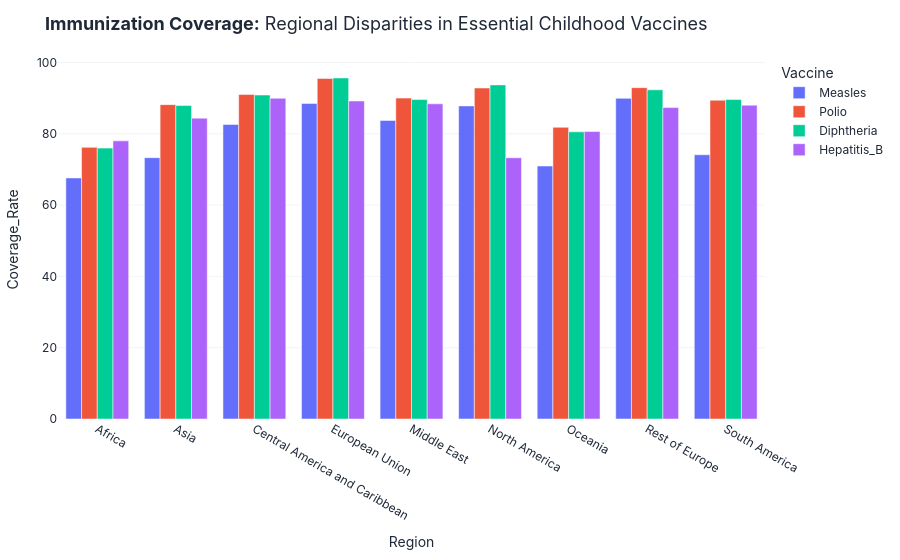

The cell this chart's notebook holds for it:
### Code cell
# Q4: How do Immunization rates (Measles, Polio, Diphtheria, Hep B) impact Adult Mortality across income levels?
imm_df = df.groupby('Region')[['Measles', 'Polio', 'Diphtheria', 'Hepatitis_B']].mean().reset_index()
imm_melted = imm_df.melt(id_vars='Region', var_name='Vaccine', value_name='Coverage_Rate')

fig4 = px.bar(
    imm_melted, x='Region', y='Coverage_Rate', color='Vaccine', barmode='group',
    title="<b>Immunization Coverage:</b> Regional Disparities in Essential Childhood Vaccines"
)
apply_clean_theme(fig4)
fig4.show()

### Figure 1 — Plotly figure (JSON) as saved in the notebook; plotly's stock layout.template omitted (floating-point values rounded to 4 significant figures)
{"data": [{"alignmentgroup": "True", "hovertemplate": "Vaccine=Measles<br>Region=%{x}<br>Coverage_Rate=%{y}<extra></extra>", "legendgroup": "Measles", "marker": {"color": "#636efa", "pattern": {"shape": ""}}, "name": "Measles", "offsetgroup": "Measles", "orientation": "v", "showlegend": true, "textposition": "auto", "type": "bar", "x": ["Africa", "Asia", "Central America and Caribbean", "European Union", "Middle East", "North America", "Oceania", "Rest of Europe", "South America"], "xaxis": "x", "y": [67.62, 73.31, 82.64, 88.53, 83.76, 87.83, 70.97, 89.95, 74.13], "yaxis": "y"}, {"alignmentgroup": "True", "hovertemplate": "Vaccine=Polio<br>Region=%{x}<br>Coverage_Rate=%{y}<extra></extra>", "legendgroup": "Polio", "marker": {"color": "#EF553B", "pattern": {"shape": ""}}, "name": "Polio", "offsetgroup": "Polio", "orientation": "v", "showlegend": true, "textposition": "auto", "type": "bar", "x": ["Africa", "Asia", "Central America and Caribbean", "European Union", "Middle East", "North America", "Oceania", "Rest of Europe", "South America"], "xaxis": "x", "y": [76.21, 88.19, 91.05, 95.53, 90.02, 92.85, 81.83, 92.95, 89.43], "yaxis": "y"}, {"alignmentgroup": "True", "hovertemplate": "Vaccine=Diphtheria<br>Region=%{x}<br>Coverage_Rate=%{y}<extra></extra>", "legendgroup": "Diphtheria", "marker": {"color": "#00cc96", "pattern": {"shape": ""}}, "name": "Diphtheria", "offsetgroup": "Diphtheria", "orientation": "v", "showlegend": true, "textposition": "auto", "type": "bar", "x": ["Africa", "Asia", "Central America and Caribbean", "European Union", "Middle East", "North America", "Oceania", "Rest of Europe", "South America"], "xaxis": "x", "y": [75.99, 87.94, 90.88, 95.68, 89.62, 93.73, 80.56, 92.34, 89.62], "yaxis": "y"}, {"alignmentgroup": "True", "hovertemplate": "Vaccine=Hepatitis_B<br>Region=%{x}<br>Coverage_Rate=%{y}<extra></extra>", "legendgroup": "Hepatitis_B", "marker": {"color": "#ab63fa", "pattern": {"shape": ""}}, "name": "Hepatitis_B", "offsetgroup": "Hepatitis_B", "orientation": "v", "showlegend": true, "textposition": "auto", "type": "bar", "x": ["Africa", "Asia", "Central America and Caribbean", "European Union", "Middle East", "North America", "Oceania", "Rest of Europe", "South America"], "xaxis": "x", "y": [78.03, 84.4, 89.98, 89.21, 88.42, 73.29, 80.66, 87.37, 88.04], "yaxis": "y"}], "layout": {"barmode": "group", "font": {"color": "#1F2937", "family": "Inter, Arial, sans-serif"}, "legend": {"title": {"text": "Vaccine"}, "tracegroupgap": 0}, "margin": {"b": 40, "l": 40, "r": 40, "t": 60}, "paper_bgcolor": "#FFFFFF", "plot_bgcolor": "#FFFFFF", "title": {"font": {"family": "Inter, Arial, sans-serif", "size": 18}, "text": "<b>Immunization Coverage:</b> Regional Disparities in Essential Childhood Vaccines"}, "xaxis": {"anchor": "y", "domain": [0, 1], "showgrid": false, "title": {"text": "Region"}, "zeroline": false}, "yaxis": {"anchor": "x", "domain": [0, 1], "gridcolor": "#F3F4F6", "showgrid": true, "title": {"text": "Coverage_Rate"}, "zeroline": false}}}
